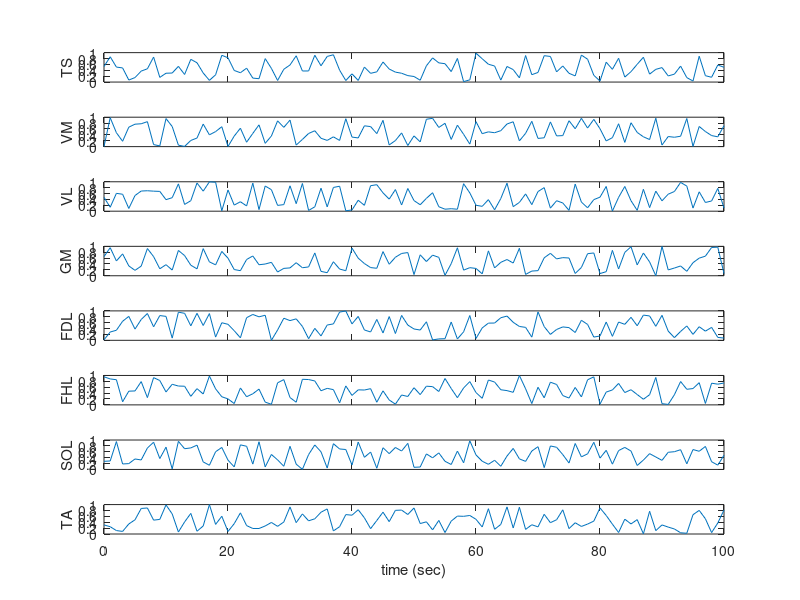

MATLAB code to generate this figure:

clear all
close all

n = 8;

t = (0:100)';
y = rand(101, n);
muscles = {'TS', 'VM', 'VL', 'GM', 'FDL', 'FHL', 'SOL', 'TA'};

h = figure(1)
set(h, 'Position', [200 200 560 800])

for i = 1:n
    subplot(n,1,i)
    plot(t, y(:,i))
    if i < n
        set(gca, 'XTickLabel', [])
    end
    ylabel(muscles{i})
end

xlabel('time (sec)')